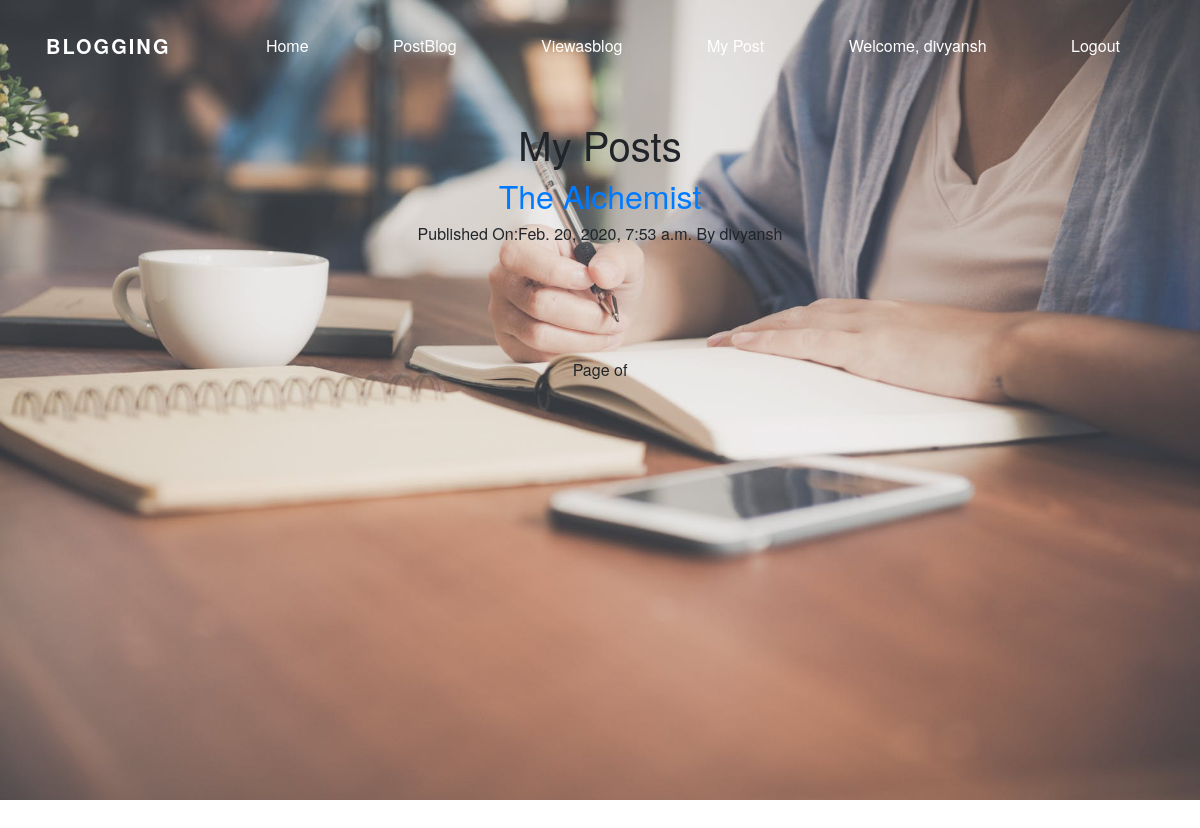
Page /my_post/ (signed in) on the committed database.
### blog/models.py (models this page shows, shortened)
class Post(models.Model):
    STATUS_CHOICES=(('draft','Draft'),('published','Published'))
    title=models.CharField(max_length=260)
    slug=models.SlugField(max_length=264,unique_for_date='publish')
    author=models.ForeignKey(User,related_name='blog_posts',on_delete=models.PROTECT)
    body=models.TextField()
    publish=models.DateTimeField(default=timezone.now)
    created=models.DateTimeField(auto_now_add=True)
    updated=models.DateTimeField(auto_now=True)
    status=models.CharField(max_length=20,choices=STATUS_CHOICES,default='draft')
    class Meta:
        ordering=('-publish',)

### blog/views.py (the view)
# urls.py: path('my_post/',v1.My_post),
@login_required
def My_post(request):
    name=request.user
    post_list=Post.objects.filter(author=name)
    return render(request,'blog/my_post.html',{'post_list':post_list})

### template/blog/my_post.html (shortened to what this page needs)
<!DOCTYPE html>
{%load static%}
<html lang="en" dir="ltr">
  <head>
    <link href="//maxcdn.bootstrapcdn.com/bootstrap/4.1.1/css/bootstrap.min.css" rel="stylesheet" id="bootstrap-css">
     <link rel="stylesheet" href="{%static 'css/base.css'%}">
     <link rel="stylesheet" href="https://maxcdn.bootstrapcdn.com/font-awesome/4.7.0/css/font-awesome.min.css">
  </head>
  <div class="wrapper">
     <header>
        <nav>
           <div class="logo">
              BLOGGING
           </div>
           <div class="menu">
              <ul>
                 <li><a href="/home">Home</a></li>
                 <li><a href="/PostBlog">PostBlog</a></li>
                 <li><a href="/Viewasblog">Viewasblog</a></li>
                 <li><a href="/my_post">My Post</a></li>
                {% if request.user.is_authenticated is True %}
                  <li><a> Welcome, {{user.get_username}}</a></li>
                <li><a href="/accounts/logout">Logout</a></li>
              {% endif %}
              </ul>
           </div>
        </nav>
        <br>
        <br><br>
        <br>
        <br>
        <center>
            <h1>My Posts</h1>
          {%for post in post_list%}
          <a href="/abc/{{post.pk}}">
            <h2>{{post.title}}</h2>
          </a>
          <p id='date'>Published On:{{post.publish}} By {{post.author}}</p>
          {%endfor%}
          <br>
          <br>
          <br><br>
          {% include 'blog/previous.html' with page=post_list%}
          </center>
     </header>
    <br><br>
  </body>
</html>

### static/css/base.css (style rules this page uses)
html, body { margin: 0; padding: 0; background-size: 110% 100; }
header { width: 100%; height:100vh; background-image:url('6.jpeg'); background-size:cover; }
.logo { line-height: 60px; position: fixed; float: left; margin: 16px 46px; color: #fff; font-weight: bold; font-size: 20px; letter-spacing: 2px; }
nav { position: fixed; width: 100%; line-height: 60px; }
nav ul { line-height: 60px; list-style: none; background: rgba(0, 0, 0, 0); overflow: hidden; color: #fff; padding: 0; text-align: right; margin: 0; padding-right: 40px; transition: 1s; }
nav ul li { display: inline-block; padding: 16px 40px;; }
nav ul li a { text-decoration: none; color: #fff; font-size: 16px; }

### rows in the picture
Post: title "The Alchemist", publish "Feb. 20, 2020, 7:53 a.m.", author "divyansh"

### other values in the picture
{{ user.get_username }} "divyansh"
